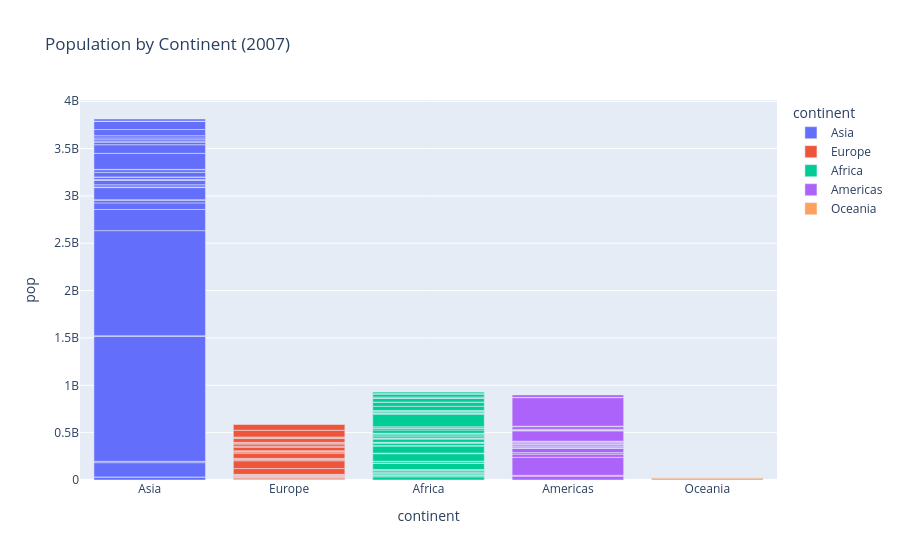

Notebook code for this chart:
### Markdown cell above
## Bar Chart

Population by continent for the year 2007.

### Code cell
df_2007 = df[df["year"] == 2007]

fig = px.bar(df_2007, x="continent", y="pop", color="continent",
             title="Population by Continent (2007)")
fig.show()

### Figure 1 — Plotly figure (JSON) as saved in the notebook; plotly's stock layout.template omitted (floating-point values rounded to 4 significant figures)
{"data": [{"hovertemplate": "continent=%{x}<br>pop=%{y}<extra></extra>", "legendgroup": "Asia", "marker": {"color": "#636efa", "pattern": {"shape": ""}}, "name": "Asia", "orientation": "v", "showlegend": true, "textposition": "auto", "type": "bar", "x": ["Asia", "Asia", "Asia", "Asia", "Asia", "Asia", "Asia", "Asia", "Asia", "Asia", "Asia", "Asia", "Asia", "Asia", "Asia", "Asia", "Asia", "Asia", "Asia", "Asia", "Asia", "Asia", "Asia", "Asia", "Asia", "Asia", "Asia", "Asia", "Asia", "Asia", "Asia", "Asia", "Asia"], "xaxis": "x", "y": [31889923, 708573, 150448339, 14131858, 1318683096, 6980412, 1110396331, 223547000, 69453570, 27499638, 6426679, 127467972, 6053193, 23301725, 49044790, 2505559, 3921278, 24821286, 2874127, 47761980, 28901790, 3204897, 169270617, 91077287, 27601038, 4553009, 20378239, 19314747, 23174294, 65068149, 85262356, 4018332, 22211743], "yaxis": "y"}, {"hovertemplate": "continent=%{x}<br>pop=%{y}<extra></extra>", "legendgroup": "Europe", "marker": {"color": "#EF553B", "pattern": {"shape": ""}}, "name": "Europe", "orientation": "v", "showlegend": true, "textposition": "auto", "type": "bar", "x": ["Europe", "Europe", "Europe", "Europe", "Europe", "Europe", "Europe", "Europe", "Europe", "Europe", "Europe", "Europe", "Europe", "Europe", "Europe", "Europe", "Europe", "Europe", "Europe", "Europe", "Europe", "Europe", "Europe", "Europe", "Europe", "Europe", "Europe", "Europe", "Europe", "Europe"], "xaxis": "x", "y": [3600523, 8199783, 10392226, 4552198, 7322858, 4493312, 10228744, 5468120, 5238460, 61083916, 82400996, 10706290, 9956108, 301931, 4109086, 58147733, 684736, 16570613, 4627926, 38518241, 10642836, 22276056, 10150265, 5447502, 2009245, 40448191, 9031088, 7554661, 71158647, 60776238], "yaxis": "y"}, {"hovertemplate": "continent=%{x}<br>pop=%{y}<extra></extra>", "legendgroup": "Africa", "marker": {"color": "#00cc96", "pattern": {"shape": ""}}, "name": "Africa", "orientation": "v", "showlegend": true, "textposition": "auto", "type": "bar", "x": ["Africa", "Africa", "Africa", "Africa", "Africa", "Africa", "Africa", "Africa", "Africa", "Africa", "Africa", "Africa", "Africa", "Africa", "Africa", "Africa", "Africa", "Africa", "Africa", "Africa", "Africa", "Africa", "Africa", "Africa", "Africa", "Africa", "Africa", "Africa", "Africa", "Africa", "Africa", "Africa", "Africa", "Africa", "Africa", "Africa", "Africa", "Africa", "Africa", "Africa", "Africa", "Africa", "Africa", "Africa", "Africa", "Africa", "Africa", "Africa", "Africa", "Africa", "Africa", "Africa"], "xaxis": "x", "y": [33333216, 12420476, 8078314, 1639131, 14326203, 8390505, 17696293, 4369038, 10238807, 710960, 64606759, 3800610, 18013409, 496374, 80264543, 551201, 4906585, 76511887, 1454867, 1688359, 22873338, 9947814, 1472041, 35610177, 2012649, 3193942, 6036914, 19167654, 13327079, 12031795, 3270065, 1250882, 33757175, 19951656, 2055080, 12894865, 135031164, 798094, 8860588, 199579, 12267493, 6144562, 9118773, 43997828, 42292929, 1133066, 38139640, 5701579, 10276158, 29170398, 11746035, 12311143], "yaxis": "y"}, {"hovertemplate": "continent=%{x}<br>pop=%{y}<extra></extra>", "legendgroup": "Americas", "marker": {"color": "#ab63fa", "pattern": {"shape": ""}}, "name": "Americas", "orientation": "v", "showlegend": true, "textposition": "auto", "type": "bar", "x": ["Americas", "Americas", "Americas", "Americas", "Americas", "Americas", "Americas", "Americas", "Americas", "Americas", "Americas", "Americas", "Americas", "Americas", "Americas", "Americas", "Americas", "Americas", "Americas", "Americas", "Americas", "Americas", "Americas", "Americas", "Americas"], "xaxis": "x", "y": [40301927, 9119152, 190010647, 33390141, 16284741, 44227550, 4133884, 11416987, 9319622, 13755680, 6939688, 12572928, 8502814, 7483763, 2780132, 108700891, 5675356, 3242173, 6667147, 28674757, 3942491, 1056608, 301139947, 3447496, 26084662], "yaxis": "y"}, {"hovertemplate": "continent=%{x}<br>pop=%{y}<extra></extra>", "legendgroup": "Oceania", "marker": {"color": "#FFA15A", "pattern": {"shape": ""}}, "name": "Oceania", "orientation": "v", "showlegend": true, "textposition": "auto", "type": "bar", "x": ["Oceania", "Oceania"], "xaxis": "x", "y": [20434176, 4115771], "yaxis": "y"}], "layout": {"barmode": "relative", "legend": {"title": {"text": "continent"}, "tracegroupgap": 0}, "title": {"text": "Population by Continent (2007)"}, "xaxis": {"anchor": "y", "categoryarray": ["Asia", "Europe", "Africa", "Americas", "Oceania"], "categoryorder": "array", "domain": [0, 1], "title": {"text": "continent"}}, "yaxis": {"anchor": "x", "domain": [0, 1], "title": {"text": "pop"}}}}
